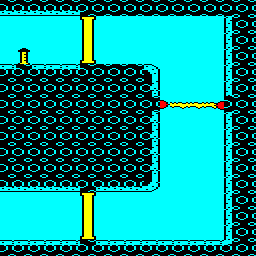

A 2D game scene composited from a Tiled map and its tileset images. What follows is a short description and the map's XML, with every tile layer's data as written:
An orthogonal 16x16 tile map with 16x16 px tiles, 1 tile layer (Tile Layer 1) and 6 objects (2x barrier, 2x edge_exit, zapper, button).

<map version="1.8" tiledversion="1.8.2" orientation="orthogonal" renderorder="right-down" width="16" height="16" tilewidth="16" tileheight="16" infinite="0" backgroundcolor="#00ffff" nextlayerid="4" nextobjectid="15">
 <tileset firstgid="1" source="../../tiled/porthole.tsx" />
 <layer id="1" name="Tile Layer 1" width="16" height="16">
  <data encoding="csv">
35,35,35,35,35,54,54,54,54,54,54,54,54,54,54,54,
1,1,1,1,1,55,1,1,1,1,1,1,1,1,36,54,
1,1,1,1,1,56,1,1,1,1,1,1,1,1,36,54,
1,2,1,1,1,57,1,1,1,1,1,1,1,1,36,54,
33,54,33,33,33,54,54,54,54,37,1,1,1,1,36,54,
54,54,54,54,54,54,54,54,54,34,1,1,1,1,36,54,
54,54,54,54,54,54,54,54,54,54,58,59,59,60,54,54,
54,54,54,54,54,54,54,54,54,34,1,1,1,1,36,54,
54,54,54,54,54,54,54,54,54,34,1,1,1,1,36,54,
54,54,54,54,54,54,54,54,54,34,1,1,1,1,36,54,
54,54,54,54,54,54,54,54,54,34,1,1,1,1,36,54,
35,35,35,35,35,54,35,35,35,40,1,1,1,1,36,54,
1,1,1,1,1,55,1,1,1,1,1,1,1,1,36,54,
1,1,1,1,1,56,1,1,1,1,1,1,1,1,36,54,
1,1,1,1,1,57,1,1,1,1,1,1,1,1,36,54,
33,33,33,33,33,54,33,33,33,33,33,33,33,33,42,54
</data>
 </layer>
 <objectgroup id="2" name="objects">
  <object id="11" name="barrier_08" type="barrier" x="80" y="16" width="16" height="48">
   <properties>
    <property name="channel" value="4" />
    <property name="id" value="barrier_08" />
   </properties>
  </object>
  <object id="12" name="barrier_07" type="barrier" x="80" y="192" width="16" height="48">
   <properties>
    <property name="channel" value="4" />
    <property name="id" value="barrier_07" />
    <property name="invert" value="1" />
   </properties>
  </object>
 </objectgroup>
 <objectgroup id="3" name="meta">
  <object id="9" name="edge_exit_11" type="edge_exit" x="0" y="16" width="16" height="48">
   <properties>
    <property name="id" value="edge_exit_11" />
    <property name="to" value="room02" />
   </properties>
  </object>
  <object id="10" name="edge_exit_12" type="edge_exit" x="0" y="192" width="16" height="48">
   <properties>
    <property name="id" value="edge_exit_12" />
    <property name="to" value="room02" />
   </properties>
  </object>
  <object id="13" name="zapper_03" type="zapper" x="160" y="96" width="64" height="16">
   <properties>
    <property name="channel" value="4" />
    <property name="id" value="zapper_03" />
    <property name="invert" value="1" />
   </properties>
  </object>
  <object id="14" name="button_5" type="button" x="16" y="48" width="16" height="16">
   <properties>
    <property name="channel" value="4" />
    <property name="id" value="button_5" />
   </properties>
  </object>
 </objectgroup>
</map>
